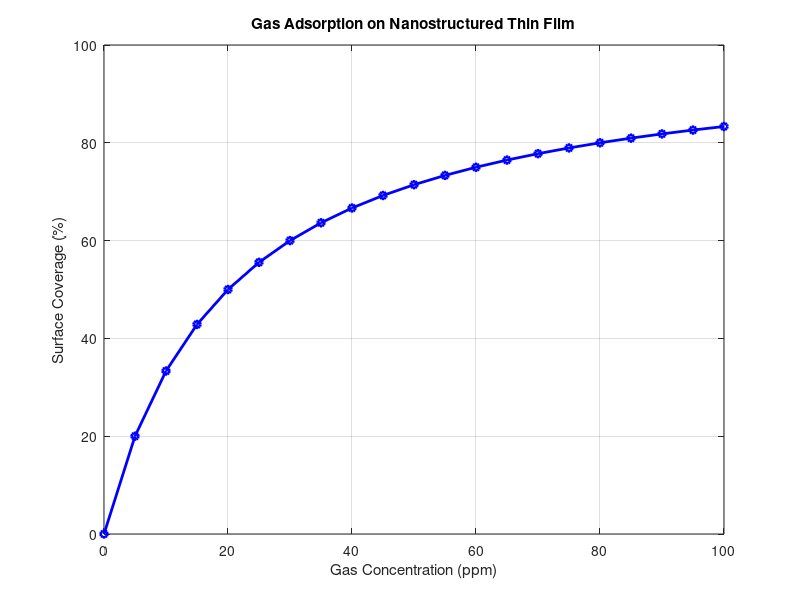
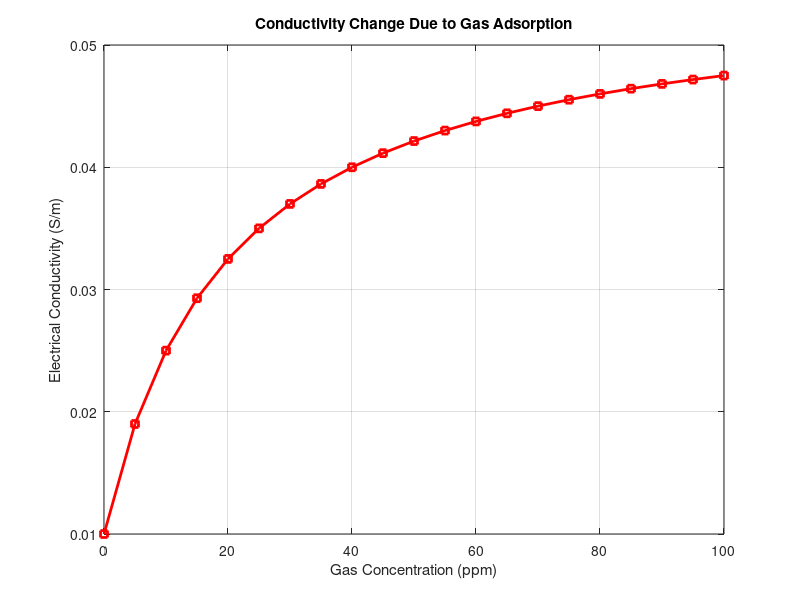

These figures' MATLAB source, in order:

clc;
clear;
close all;

%% NANOSTRUCTURED THIN FILM GAS SENSOR SIMULATION

% Illustrative sensor parameters
K = 0.05;             % Adsorption equilibrium constant (ppm^-1)
sigma0 = 0.01;        % Initial conductivity (S/m)
beta = 4.5;           % Conductivity response factor

% Gas concentration range
concentration = 0:5:100;

%% Calculate surface coverage using Langmuir adsorption model
theta = (K .* concentration) ./ (1 + K .* concentration);

%% Calculate conductivity
% Assumption: Adsorbed gas increases conductivity
conductivity = sigma0 .* (1 + beta .* theta);

% Calculate percentage conductivity change
conductivity_change = ...
    ((conductivity - sigma0) ./ sigma0) .* 100;

%% Display results
fprintf('NANOSTRUCTURED THIN FILM GAS SENSOR SIMULATION\n\n');

fprintf('Adsorption constant: %.3f ppm^-1\n', K);
fprintf('Initial conductivity: %.4f S/m\n', sigma0);
fprintf('Conductivity response factor: %.2f\n\n', beta);

fprintf('Concentration(ppm)   Coverage(%%)   Conductivity(S/m)   Change(%%)\n');

for i = 1:length(concentration)

    fprintf('%10.2f          %8.3f       %10.5f       %8.3f\n', ...
        concentration(i), theta(i)*100, ...
        conductivity(i), conductivity_change(i));

end

%% Graph 1: Gas concentration vs surface coverage
figure;

plot(concentration, theta*100, 'b-o', ...
    'LineWidth', 2, 'MarkerSize', 5);

xlabel('Gas Concentration (ppm)');
ylabel('Surface Coverage (%)');
title('Gas Adsorption on Nanostructured Thin Film');

grid on;

%% Graph 2: Gas concentration vs conductivity
figure;

plot(concentration, conductivity, 'r-s', ...
    'LineWidth', 2, 'MarkerSize', 5);

xlabel('Gas Concentration (ppm)');
ylabel('Electrical Conductivity (S/m)');
title('Conductivity Change Due to Gas Adsorption');

grid on;

%% Simulation summary
fprintf('\nSimulation completed successfully.\n');

fprintf('Initial conductivity: %.5f S/m\n', sigma0);
fprintf('Final conductivity: %.5f S/m\n', conductivity(end));

fprintf('Maximum conductivity change: %.2f %%\n', ...
    conductivity_change(end));
